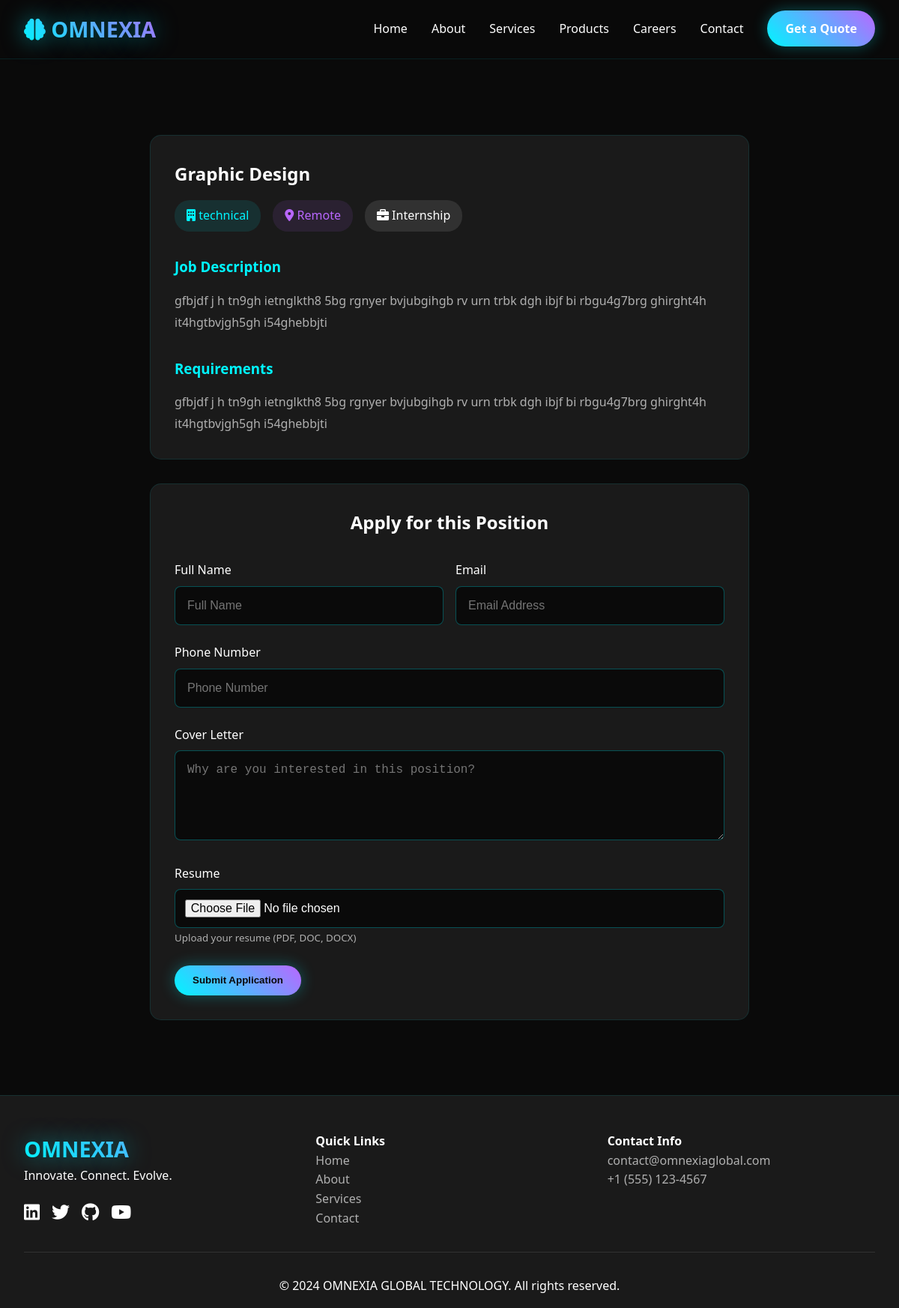
The page /careers/job/1/ on the database its author committed.
### OMNEXIA_APP/models.py (models this page shows, shortened)
class JobOpening(models.Model):
    JOB_TYPES = [
        ('FULL_TIME', 'Full Time'),
        ('PART_TIME', 'Part Time'),
        ('INTERNSHIP', 'Internship'),
        ('REMOTE', 'Remote'),
    ]
    title = models.CharField(max_length=200)
    department = models.CharField(max_length=100)
    location = models.CharField(max_length=100)
    job_type = models.CharField(max_length=20, choices=JOB_TYPES)
    description = models.TextField()
    requirements = models.TextField()
    is_active = models.BooleanField(default=True)
    posted_date = models.DateTimeField(auto_now_add=True)

### OMNEXIA_APP/views.py (the view)
# urls.py: path('careers/job/<int:job_id>/', views.job_detail, name='job_detail'),
def job_detail(request, job_id):
    job = JobOpening.objects.get(id=job_id)
    if request.method == 'POST':
        form = JobApplicationForm(request.POST, request.FILES)
        if form.is_valid():
            application = form.save(commit=False)
            application.job = job
            application.save()
            subject = f'New Job Application: {job.title}'
            message = f'''
            New job application received:

            Position: {job.title}
            Applicant: {application.applicant_name}
            Email: {application.applicant_email}
            Phone: {application.applicant_phone}

            Cover Letter:
            {application.cover_letter}
            '''
            send_mail(
                subject,
                message,
                settings.DEFAULT_FROM_EMAIL,
                ['sabkabaap060@gmail.com'],  # HR email
                fail_silently=False,
            )
            return redirect('careers')
    else:
        form = JobApplicationForm()
    return render(request, 'OMNEXIA_APP/job_detail.html', {'job': job, 'form': form})

### OMNEXIA_APP/forms.py
class JobApplicationForm(forms.ModelForm):
    class Meta:
        model = JobApplication
        fields = ['applicant_name', 'applicant_email', 'applicant_phone', 'cover_letter', 'resume']
        widgets = {
            'applicant_name': forms.TextInput(attrs={'class': 'form-input', 'placeholder': 'Full Name'}),
            'applicant_email': forms.EmailInput(attrs={'class': 'form-input', 'placeholder': 'Email Address'}),
            'applicant_phone': forms.TextInput(attrs={'class': 'form-input', 'placeholder': 'Phone Number'}),
            'cover_letter': forms.Textarea(attrs={'class': 'form-textarea', 'placeholder': 'Why are you interested in this position?', 'rows': 4}),
            'resume': forms.FileInput(attrs={'class': 'form-file'}),
        }

### OMNEXIA_APP/templates/OMNEXIA_APP/job_detail.html (shortened to what this page needs)
{% extends 'OMNEXIA_APP/base.html' %}
{% block content %}
<section class="section">
    <div class="container">
        <div style="max-width: 800px; margin: 0 auto;">
            <div class="card" style="margin-bottom: 2rem;">
                <h1 style="margin-bottom: 1rem;">{{ job.title }}</h1>
                <div style="display: flex; gap: 1rem; margin-bottom: 2rem; flex-wrap: wrap;">
                    <span style="background: rgba(0, 245, 255, 0.1); color: var(--electric-blue); padding: 0.5rem 1rem; border-radius: 20px;">
                        <i class="fas fa-building"></i> {{ job.department }}
                    </span>
                    <span style="background: rgba(185, 103, 255, 0.1); color: var(--neon-purple); padding: 0.5rem 1rem; border-radius: 20px;">
                        <i class="fas fa-map-marker-alt"></i> {{ job.location }}
                    </span>
                    <span style="background: rgba(255, 255, 255, 0.1); color: var(--text-light); padding: 0.5rem 1rem; border-radius: 20px;">
                        <i class="fas fa-briefcase"></i> {{ job.get_job_type_display }}
                    </span>
                </div>
                <div style="margin-bottom: 2rem;">
                    <h3 style="margin-bottom: 1rem; color: var(--electric-blue);">Job Description</h3>
                    <p style="color: var(--text-gray); line-height: 1.8;">{{ job.description }}</p>
                </div>
                <div>
                    <h3 style="margin-bottom: 1rem; color: var(--electric-blue);">Requirements</h3>
                    <p style="color: var(--text-gray); line-height: 1.8;">{{ job.requirements }}</p>
                </div>
            </div>
            <div class="card">
                <h2 style="margin-bottom: 2rem; text-align: center;">Apply for this Position</h2>
                <form method="post" enctype="multipart/form-data" style="display: flex; flex-direction: column; gap: 1.5rem;">
                    <div style="display: grid; grid-template-columns: 1fr 1fr; gap: 1rem;">
                        <div>
                            <label style="display: block; margin-bottom: 0.5rem; color: var(--text-light);">Full Name</label>
                            {{ form.applicant_name }}
                        </div>
                        <div>
                            <label style="display: block; margin-bottom: 0.5rem; color: var(--text-light);">Email</label>
                            {{ form.applicant_email }}
                        </div>
                    </div>
                    <div>
                        <label style="display: block; margin-bottom: 0.5rem; color: var(--text-light);">Phone Number</label>
                        {{ form.applicant_phone }}
                    </div>
                    <div>
                        <label style="display: block; margin-bottom: 0.5rem; color: var(--text-light);">Cover Letter</label>
                        {{ form.cover_letter }}
                    </div>
                    <div>
                        <label style="display: block; margin-bottom: 0.5rem; color: var(--text-light);">Resume</label>
                        {{ form.resume }}
                        <small style="color: var(--text-gray);">Upload your resume (PDF, DOC, DOCX)</small>
                    </div>
                    <button type="submit" class="cta-button" style="align-self: flex-start;">Submit Application</button>
                </form>
            </div>
        </div>
    </div>
</section>
{% endblock %}

### OMNEXIA_APP/templates/OMNEXIA_APP/base.html (shortened to what this page needs)
<!DOCTYPE html>
<html lang="en">
<head>
    <link href="https://cdnjs.cloudflare.com/ajax/libs/font-awesome/6.0.0/css/all.min.css" rel="stylesheet">
</head>
<body>
    <nav class="navbar">
        <div class="nav-container">
            <div class="logo">
                <i class="fas fa-brain"></i> OMNEXIA
            </div>
            <ul class="nav-links">
                <li><a href="{% url 'index' %}">Home</a></li>
                <li><a href="{% url 'about' %}">About</a></li>
                <li><a href="{% url 'services' %}">Services</a></li>
                <li><a href="{% url 'products' %}">Products</a></li>
                <li><a href="{% url 'careers' %}">Careers</a></li>
                <li><a href="{% url 'contact' %}">Contact</a></li>
                <li><a href="{% url 'contact' %}" class="cta-button">Get a Quote</a></li>
            </ul>
        </div>
    </nav>
    <main class="main-content">
        {% block content %}
        {% endblock %}
    </main>
    <footer class="footer">
        <div class="container">
            <div class="footer-content">
                <div>
                    <h3 class="logo">OMNEXIA</h3>
                    <p>Innovate. Connect. Evolve.</p>
                    <div class="social-links">
                        <a href="#"><i class="fab fa-linkedin"></i></a>
                        <a href="#"><i class="fab fa-twitter"></i></a>
                        <a href="#"><i class="fab fa-github"></i></a>
                        <a href="#"><i class="fab fa-youtube"></i></a>
                    </div>
                </div>
                <div>
                    <h4>Quick Links</h4>
                    <ul style="list-style: none;">
                        <li><a href="{% url 'index' %}" style="color: var(--text-gray); text-decoration: none;">Home</a></li>
                        <li><a href="{% url 'about' %}" style="color: var(--text-gray); text-decoration: none;">About</a></li>
                        <li><a href="{% url 'services' %}" style="color: var(--text-gray); text-decoration: none;">Services</a></li>
                        <li><a href="{% url 'contact' %}" style="color: var(--text-gray); text-decoration: none;">Contact</a></li>
                    </ul>
                </div>
                <div>
                    <h4>Contact Info</h4>
                    <p style="color: var(--text-gray);">contact@omnexiaglobal.com</p>
                    <p style="color: var(--text-gray);">+1 (555) 123-4567</p>
                </div>
            </div>
            <div style="text-align: center; padding-top: 2rem; border-top: 1px solid rgba(255,255,255,0.1);">
                <p>&copy; 2024 OMNEXIA GLOBAL TECHNOLOGY. All rights reserved.</p>
            </div>
        </div>
    </footer>
</body>
</html>

### OMNEXIA_APP/templates/OMNEXIA_APP/base.html (style rules this page uses)
:root { --dark-bg: #0a0a0a; --dark-card: #1a1a1a; --electric-blue: #00f5ff; --neon-purple: #b967ff; --text-light: #ffffff; --text-gray: #b0b0b0; }
* { margin: 0; padding: 0; box-sizing: border-box; }
body { font-family: 'Segoe UI', Tahoma, Geneva, Verdana, sans-serif; background: var(--dark-bg); color: var(--text-light); line-height: 1.6; overflow-x: hidden; }
.navbar { background: rgba(10, 10, 10, 0.95); backdrop-filter: blur(10px); padding: 1rem 0; position: fixed; width: 100%; top: 0; z-index: 1000; border-bottom: 1px solid rgba(0, 245, 255, 0.1); }
.nav-container { max-width: 1400px; margin: 0 auto; display: flex; justify-content: space-between; align-items: center; padding: 0 2rem; }
.logo { font-size: 1.8rem; font-weight: bold; background: linear-gradient(45deg, var(--electric-blue), var(--neon-purple)); -webkit-background-clip: text; -webkit-text-fill-color: transparent; text-shadow: 0 0 30px rgba(0, 245, 255, 0.5); }
.nav-links { display: flex; list-style: none; gap: 2rem; align-items: center; }
.nav-links a { color: var(--text-light); text-decoration: none; transition: all 0.3s ease; position: relative; }
.nav-links a::after { content: ''; position: absolute; bottom: -5px; left: 0; width: 0; height: 2px; background: var(--electric-blue); transition: width 0.3s ease; }
.cta-button { background: linear-gradient(45deg, var(--electric-blue), var(--neon-purple)); color: var(--dark-bg); padding: 0.8rem 1.5rem; border: none; border-radius: 25px; text-decoration: none; font-weight: bold; transition: all 0.3s ease; box-shadow: 0 0 20px rgba(0, 245, 255, 0.3); }
.main-content { margin-top: 80px; }
.section { padding: 100px 0; }
.container { max-width: 1400px; margin: 0 auto; padding: 0 2rem; }
.card { background: var(--dark-card); border-radius: 15px; padding: 2rem; transition: all 0.3s ease; border: 1px solid rgba(0, 245, 255, 0.1); }
.footer { background: var(--dark-card); padding: 3rem 0 1rem; border-top: 1px solid rgba(0, 245, 255, 0.1); }
.footer-content { display: grid; grid-template-columns: repeat(auto-fit, minmax(200px, 1fr)); gap: 2rem; margin-bottom: 2rem; }
.social-links { display: flex; gap: 1rem; margin-top: 1rem; }
.social-links a { color: var(--text-light); font-size: 1.5rem; transition: color 0.3s ease; }

### OMNEXIA_APP/templates/OMNEXIA_APP/job_detail.html (style rules this page uses)
.form-input, .form-textarea, .form-file { width: 100%; padding: 1rem; background: var(--dark-bg); border: 1px solid rgba(0, 245, 255, 0.3); border-radius: 8px; color: var(--text-light); font-size: 1rem; }
.form-textarea { resize: vertical; min-height: 120px; }
.form-file { padding: 0.8rem; }

### rows shown on the page
JobOpening: title "Graphic Design", department "technical", location "Remote", job_type "Internship", description "gfbjdf j h tn9gh ietnglkth8 5bg rgnyer bvjubgihgb rv urn trbk dgh ibjf bi rbgu4g7brg ghirght4h it4hgtbvjgh5gh i54ghebbjti", requirements "gfbjdf j h tn9gh ietnglkth8 5bg rgnyer bvjubgihgb rv urn trbk dgh ibjf bi rbgu4g7brg ghirght4h it4hgtbvjgh5gh i54ghebbjti"
